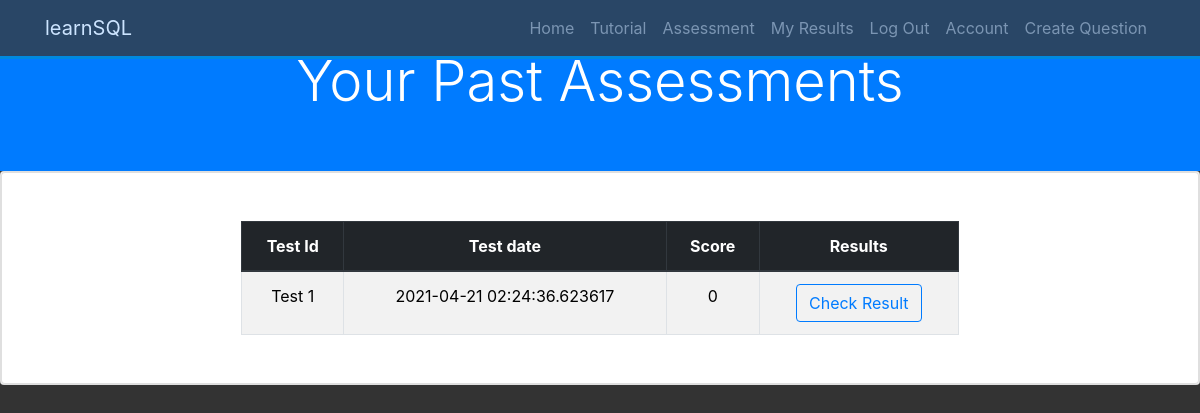
The app's page /my_results (signed in), older data.
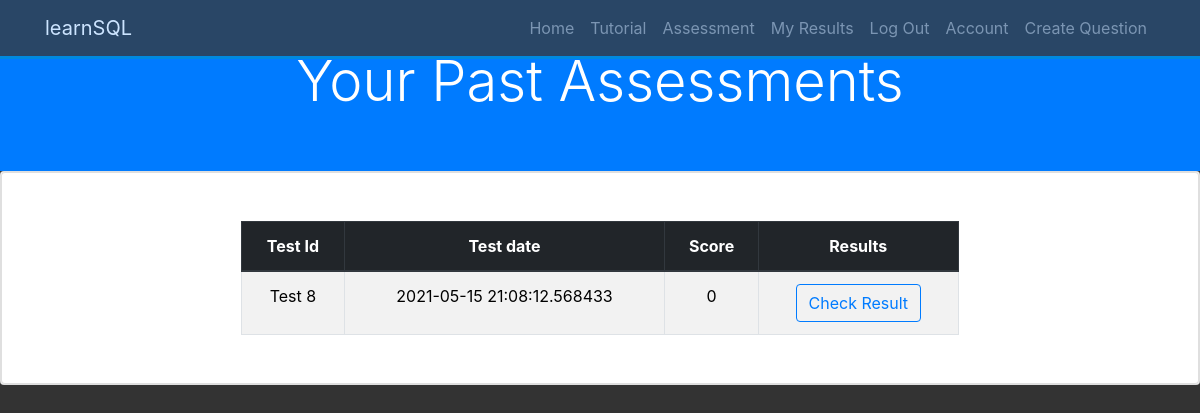
The same page, newer data.
### OnlineAssessment/models.py (models this page shows, shortened)
class Test(db.Model):
    __tablename__ = 'tests'
    id = db.Column(db.Integer, primary_key=True)
    user_id = db.Column(db.Integer, db.ForeignKey('users.id'), nullable=False)
    date = db.Column(db.DateTime, nullable=False, default=datetime.utcnow)
    questions = db.relationship('Question', secondary=test_question_relation, backref=db.backref(
        'questions_tests', lazy='dynamic'))
    answers = db.relationship('Answer', backref='test_answers', lazy=True)
    finish = db.Column(db.Boolean, default=False, nullable=False)

class Answer(db.Model):
    __tablename__ = 'answers'
    id = db.Column(db.Integer, primary_key=True)
    user_id = db.Column(db.Integer, db.ForeignKey('users.id'), nullable=False)
    question_id = db.Column(db.Integer, db.ForeignKey(
        'questions.id'), nullable=False)
    date = db.Column(db.DateTime, nullable=False, default=datetime.utcnow)
    content = db.Column(db.String(140), nullable=False)
    finish = db.Column(db.Boolean, default=False, nullable=False)
    test_id = db.Column(db.Integer, db.ForeignKey('tests.id'), nullable=False)

class Question(db.Model):
    __tablename__ = 'questions'
    id = db.Column(db.Integer, primary_key=True)
    title = db.Column(db.String(140), nullable=False)
    content = db.Column(db.String(140), nullable=False)
    answers = db.relationship('Answer', backref='question', lazy=True)
    correct_answer = db.Column(db.String(140), nullable=False)

### OnlineAssessment/tests/views.py (the view)
@tests.route('/my_results')
@login_required
def my_results():
    tests = Test.query.filter_by(user_id=current_user.id).all()
    if tests is None:
        tests = []
    return render_template('my_results.html', tests=tests)

### OnlineAssessment/__init__.py (called while the page is built)
def isAnswerCorrect(answer):
    question = Question.query.filter_by(id=answer.question_id).first()
    return answer.content == question.correct_answer

def calculateScore(answers, test):
    score = 0
    correctAnswers = []
    for answer in answers:
        if isAnswerCorrect(answer):
            correctAnswers.append(answer)
    if len(correctAnswers) > 0:
        for correctAnswer in correctAnswers:
            if correctAnswer.test_id == test.id:
                score += 1
    return score

### OnlineAssessment/models.py (called while the page is built)
@login_manager.user_loader
def load_user(user_id):
    return User.query.get(user_id)

### OnlineAssessment/templates/my_results.html (shortened to what this page needs)
{% extends "base.html" %}
{% block content %}
{% if tests|length > 0 %}
<section id="create-head-section" class="bg-primary">
    <div class="container">
      <div class="row">
        <div class="col text-center py-5">
          <h1 class="display-4">Your Past Assessments</h1>
        </div>
      </div>
    </div>
  </section>
<div class="card">
  <div class="card body">
    <div>
    <table class="result-table table table-hover table-striped my-5 table-bordered">
      <thead class="thead-dark">
        <tr>
          <th>Test Id</th>
          <th>Test date</th>
          <th>Score</th>
          <th>Results</th>
        </tr>
      </thead>
      {% for test in tests %}
      <tr>
          <td>Test {{ test.id }}</td>
          <td>{{ test.date }}</td>
          <td>{{ calculateScore(test.answers, test) }}</td>
          <td><a class="btn btn-outline-primary" href="{{ url_for('tests.test_results', test_id=test.id) }}">Check Result</a></td>
      </tr>
      {% endfor %}
    </table>
    </div>
  </div>
</div>
    {% endif %}
{% endblock %}

Row changes from the older to the newer data that the page shows:
no longer on this page (row edited): Test: id "1", date "2021-04-21 02:24:36.623617"
no longer on this page (row edited): Answer: content.correct_answer "0"
added Test: id "8", date "2021-05-15 21:08:12.568433", finish "0"
